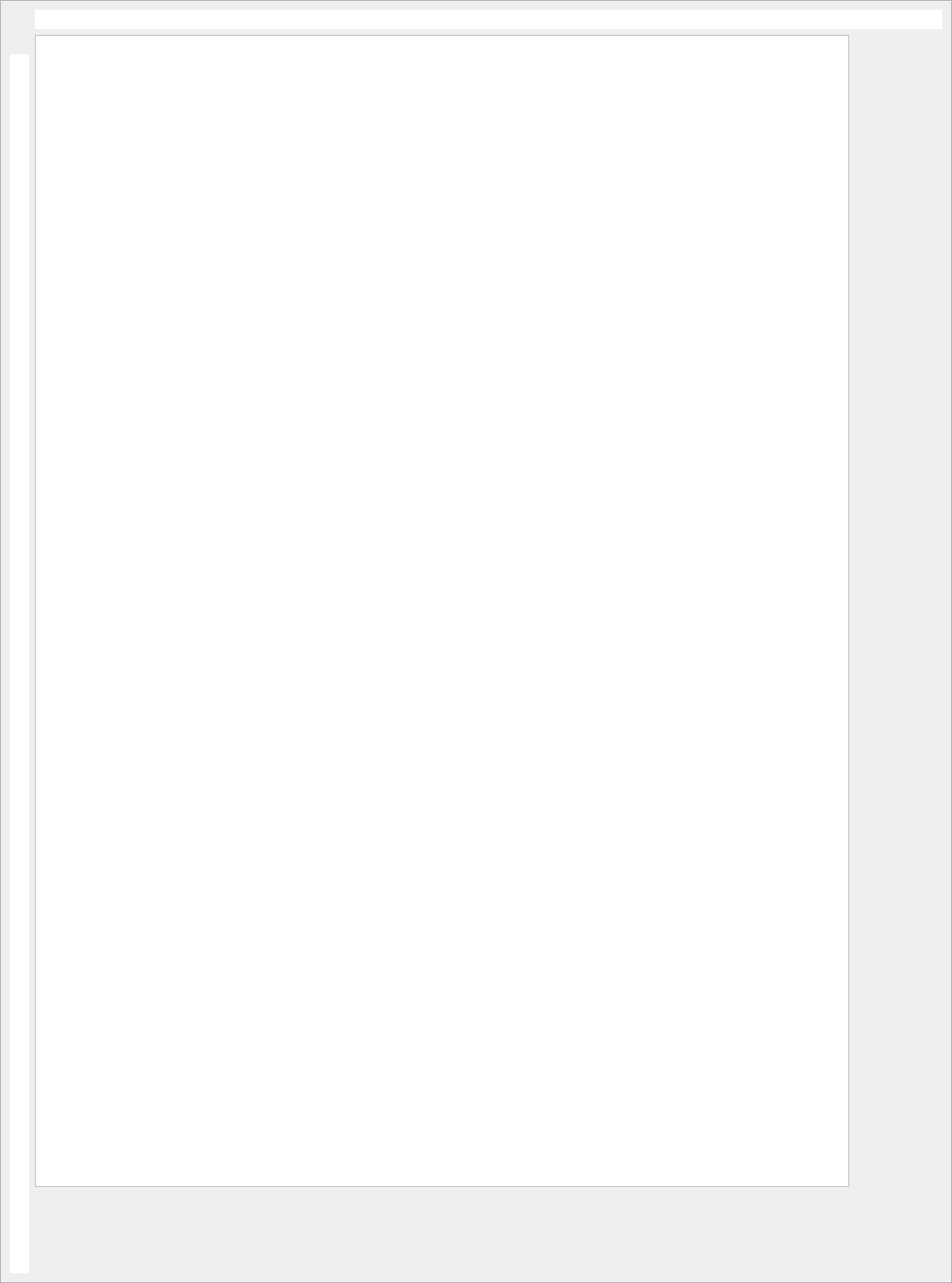
<?xml version="1.0" encoding="UTF-8"?>
<ui version="4.0">
 <class>RepScrollArea</class>
 <widget class="QScrollArea" name="RepScrollArea">
  <property name="geometry">
   <rect>
    <x>0</x>
    <y>0</y>
    <width>982</width>
    <height>1323</height>
   </rect>
  </property>
  <property name="windowTitle">
   <string notr="true">ScrollArea</string>
  </property>
  <property name="widgetResizable">
   <bool>true</bool>
  </property>
  <widget class="QWidget" name="scrollAreaWidgetContents">
   <property name="geometry">
    <rect>
     <x>0</x>
     <y>0</y>
     <width>978</width>
     <height>1319</height>
    </rect>
   </property>
   <layout class="QVBoxLayout" name="verticalLayout">
    <item>
     <layout class="QHBoxLayout" name="verticalLayout_10">
      <property name="spacing">
       <number>0</number>
      </property>
      <item>
       <spacer name="leftMarginsSpacer">
        <property name="orientation">
         <enum>Qt::Horizontal</enum>
        </property>
        <property name="sizeType">
         <enum>QSizePolicy::Fixed</enum>
        </property>
        <property name="sizeHint" stdset="0">
         <size>
          <width>26</width>
          <height>20</height>
         </size>
        </property>
       </spacer>
      </item>
      <item>
       <widget class="QWidget" name="horRuler" native="true">
        <property name="sizePolicy">
         <sizepolicy hsizetype="Expanding" vsizetype="Fixed">
          <horstretch>0</horstretch>
          <verstretch>0</verstretch>
         </sizepolicy>
        </property>
        <property name="minimumSize">
         <size>
          <width>840</width>
          <height>20</height>
         </size>
        </property>
        <property name="palette">
         <palette>
          <active>
           <colorrole role="Base">
            <brush brushstyle="SolidPattern">
             <color alpha="255">
              <red>255</red>
              <green>255</green>
              <blue>255</blue>
             </color>
            </brush>
           </colorrole>
           <colorrole role="Window">
            <brush brushstyle="SolidPattern">
             <color alpha="255">
              <red>255</red>
              <green>255</green>
              <blue>255</blue>
             </color>
            </brush>
           </colorrole>
          </active>
          <inactive>
           <colorrole role="Base">
            <brush brushstyle="SolidPattern">
             <color alpha="255">
              <red>255</red>
              <green>255</green>
              <blue>255</blue>
             </color>
            </brush>
           </colorrole>
           <colorrole role="Window">
            <brush brushstyle="SolidPattern">
             <color alpha="255">
              <red>255</red>
              <green>255</green>
              <blue>255</blue>
             </color>
            </brush>
           </colorrole>
          </inactive>
          <disabled>
           <colorrole role="Base">
            <brush brushstyle="SolidPattern">
             <color alpha="255">
              <red>255</red>
              <green>255</green>
              <blue>255</blue>
             </color>
            </brush>
           </colorrole>
           <colorrole role="Window">
            <brush brushstyle="SolidPattern">
             <color alpha="255">
              <red>255</red>
              <green>255</green>
              <blue>255</blue>
             </color>
            </brush>
           </colorrole>
          </disabled>
         </palette>
        </property>
        <property name="autoFillBackground">
         <bool>true</bool>
        </property>
       </widget>
      </item>
     </layout>
    </item>
    <item>
     <layout class="QHBoxLayout" name="verticalLayout_5">
      <item>
       <layout class="QVBoxLayout" name="verticalLayout_52">
        <property name="spacing">
         <number>0</number>
        </property>
        <item>
         <spacer name="topMarginsSpacer">
          <property name="orientation">
           <enum>Qt::Vertical</enum>
          </property>
          <property name="sizeType">
           <enum>QSizePolicy::Fixed</enum>
          </property>
          <property name="sizeHint" stdset="0">
           <size>
            <width>20</width>
            <height>20</height>
           </size>
          </property>
         </spacer>
        </item>
        <item>
         <widget class="QWidget" name="verRuler" native="true">
          <property name="sizePolicy">
           <sizepolicy hsizetype="Fixed" vsizetype="Expanding">
            <horstretch>0</horstretch>
            <verstretch>0</verstretch>
           </sizepolicy>
          </property>
          <property name="minimumSize">
           <size>
            <width>20</width>
            <height>1188</height>
           </size>
          </property>
          <property name="palette">
           <palette>
            <active>
             <colorrole role="Base">
              <brush brushstyle="SolidPattern">
               <color alpha="255">
                <red>255</red>
                <green>255</green>
                <blue>255</blue>
               </color>
              </brush>
             </colorrole>
             <colorrole role="Window">
              <brush brushstyle="SolidPattern">
               <color alpha="255">
                <red>255</red>
                <green>255</green>
                <blue>255</blue>
               </color>
              </brush>
             </colorrole>
            </active>
            <inactive>
             <colorrole role="Base">
              <brush brushstyle="SolidPattern">
               <color alpha="255">
                <red>255</red>
                <green>255</green>
                <blue>255</blue>
               </color>
              </brush>
             </colorrole>
             <colorrole role="Window">
              <brush brushstyle="SolidPattern">
               <color alpha="255">
                <red>255</red>
                <green>255</green>
                <blue>255</blue>
               </color>
              </brush>
             </colorrole>
            </inactive>
            <disabled>
             <colorrole role="Base">
              <brush brushstyle="SolidPattern">
               <color alpha="255">
                <red>255</red>
                <green>255</green>
                <blue>255</blue>
               </color>
              </brush>
             </colorrole>
             <colorrole role="Window">
              <brush brushstyle="SolidPattern">
               <color alpha="255">
                <red>255</red>
                <green>255</green>
                <blue>255</blue>
               </color>
              </brush>
             </colorrole>
            </disabled>
           </palette>
          </property>
          <property name="autoFillBackground">
           <bool>true</bool>
          </property>
         </widget>
        </item>
       </layout>
      </item>
      <item>
       <layout class="QVBoxLayout" name="nn">
        <property name="leftMargin">
         <number>0</number>
        </property>
        <item>
         <widget class="QGraphicsView" name="graphicsView">
          <property name="sizePolicy">
           <sizepolicy hsizetype="Fixed" vsizetype="Fixed">
            <horstretch>0</horstretch>
            <verstretch>0</verstretch>
           </sizepolicy>
          </property>
          <property name="minimumSize">
           <size>
            <width>840</width>
            <height>1188</height>
           </size>
          </property>
          <property name="palette">
           <palette>
            <active>
             <colorrole role="Base">
              <brush brushstyle="SolidPattern">
               <color alpha="255">
                <red>255</red>
                <green>255</green>
                <blue>255</blue>
               </color>
              </brush>
             </colorrole>
             <colorrole role="Window">
              <brush brushstyle="SolidPattern">
               <color alpha="255">
                <red>255</red>
                <green>255</green>
                <blue>255</blue>
               </color>
              </brush>
             </colorrole>
            </active>
            <inactive>
             <colorrole role="Base">
              <brush brushstyle="SolidPattern">
               <color alpha="255">
                <red>255</red>
                <green>255</green>
                <blue>255</blue>
               </color>
              </brush>
             </colorrole>
             <colorrole role="Window">
              <brush brushstyle="SolidPattern">
               <color alpha="255">
                <red>255</red>
                <green>255</green>
                <blue>255</blue>
               </color>
              </brush>
             </colorrole>
            </inactive>
            <disabled>
             <colorrole role="Base">
              <brush brushstyle="SolidPattern">
               <color alpha="255">
                <red>255</red>
                <green>255</green>
                <blue>255</blue>
               </color>
              </brush>
             </colorrole>
             <colorrole role="Window">
              <brush brushstyle="SolidPattern">
               <color alpha="255">
                <red>255</red>
                <green>255</green>
                <blue>255</blue>
               </color>
              </brush>
             </colorrole>
            </disabled>
           </palette>
          </property>
          <property name="autoFillBackground">
           <bool>true</bool>
          </property>
          <property name="verticalScrollBarPolicy">
           <enum>Qt::ScrollBarAlwaysOff</enum>
          </property>
          <property name="horizontalScrollBarPolicy">
           <enum>Qt::ScrollBarAlwaysOff</enum>
          </property>
         </widget>
        </item>
        <item>
         <spacer name="verticalSpacer">
          <property name="orientation">
           <enum>Qt::Vertical</enum>
          </property>
          <property name="sizeHint" stdset="0">
           <size>
            <width>20</width>
            <height>40</height>
           </size>
          </property>
         </spacer>
        </item>
       </layout>
      </item>
      <item>
       <spacer name="horizontalSpacer_2">
        <property name="orientation">
         <enum>Qt::Horizontal</enum>
        </property>
        <property name="sizeHint" stdset="0">
         <size>
          <width>40</width>
          <height>20</height>
         </size>
        </property>
       </spacer>
      </item>
     </layout>
    </item>
   </layout>
  </widget>
 </widget>
 <resources/>
 <connections/>
</ui>
